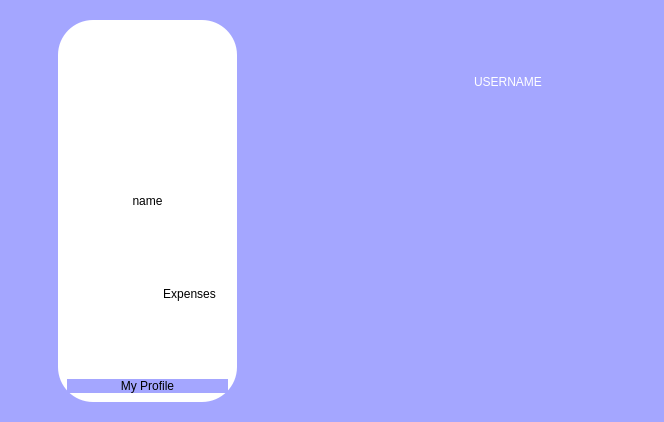
<?xml version="1.0" encoding="UTF-8"?>
<ui version="4.0">
 <class>profileDialog</class>
 <widget class="QDialog" name="profileDialog">
  <property name="geometry">
   <rect>
    <x>0</x>
    <y>0</y>
    <width>664</width>
    <height>422</height>
   </rect>
  </property>
  <property name="windowTitle">
   <string>Dialog</string>
  </property>
  <property name="styleSheet">
   <string notr="true">background-color:rgb(164,166,255);
color:rgb(48, 55, 63);</string>
  </property>
  <layout class="QHBoxLayout" name="horizontalLayout">
   <item>
    <layout class="QVBoxLayout" name="verticalLayout">
     <item>
      <widget class="QPushButton" name="pushButton_6">
       <property name="sizePolicy">
        <sizepolicy hsizetype="Preferred" vsizetype="Preferred">
         <horstretch>0</horstretch>
         <verstretch>0</verstretch>
        </sizepolicy>
       </property>
       <property name="styleSheet">
        <string notr="true">border:0px;</string>
       </property>
       <property name="text">
        <string/>
       </property>
      </widget>
     </item>
     <item>
      <widget class="QPushButton" name="pushButton_5">
       <property name="sizePolicy">
        <sizepolicy hsizetype="Preferred" vsizetype="Preferred">
         <horstretch>0</horstretch>
         <verstretch>0</verstretch>
        </sizepolicy>
       </property>
       <property name="styleSheet">
        <string notr="true">border:0px;</string>
       </property>
       <property name="text">
        <string/>
       </property>
      </widget>
     </item>
     <item>
      <widget class="QPushButton" name="pushbutton_home">
       <property name="sizePolicy">
        <sizepolicy hsizetype="Preferred" vsizetype="Preferred">
         <horstretch>0</horstretch>
         <verstretch>0</verstretch>
        </sizepolicy>
       </property>
       <property name="styleSheet">
        <string notr="true">border:0px;
image:url(:/res/Screenshot 2023-12-29 215945.png)</string>
       </property>
       <property name="text">
        <string/>
       </property>
      </widget>
     </item>
     <item>
      <widget class="QPushButton" name="pushbutton_calc">
       <property name="sizePolicy">
        <sizepolicy hsizetype="Preferred" vsizetype="Preferred">
         <horstretch>0</horstretch>
         <verstretch>0</verstretch>
        </sizepolicy>
       </property>
       <property name="styleSheet">
        <string notr="true">border:0px;
image: url(:/res/Screenshot 2023-12-29 215519.png)</string>
       </property>
       <property name="text">
        <string/>
       </property>
      </widget>
     </item>
     <item>
      <widget class="QPushButton" name="pushbutton_list">
       <property name="sizePolicy">
        <sizepolicy hsizetype="Preferred" vsizetype="Preferred">
         <horstretch>0</horstretch>
         <verstretch>0</verstretch>
        </sizepolicy>
       </property>
       <property name="styleSheet">
        <string notr="true">border:0px;
image: url(:/res/Screenshot 2023-12-29 215451.png)</string>
       </property>
       <property name="text">
        <string/>
       </property>
      </widget>
     </item>
     <item>
      <widget class="QPushButton" name="pushButton">
       <property name="sizePolicy">
        <sizepolicy hsizetype="Preferred" vsizetype="Preferred">
         <horstretch>0</horstretch>
         <verstretch>0</verstretch>
        </sizepolicy>
       </property>
       <property name="styleSheet">
        <string notr="true">border:0;</string>
       </property>
       <property name="text">
        <string/>
       </property>
      </widget>
     </item>
     <item>
      <widget class="QPushButton" name="pushButton_7">
       <property name="sizePolicy">
        <sizepolicy hsizetype="Preferred" vsizetype="Preferred">
         <horstretch>0</horstretch>
         <verstretch>0</verstretch>
        </sizepolicy>
       </property>
       <property name="styleSheet">
        <string notr="true">border:0px;</string>
       </property>
       <property name="text">
        <string/>
       </property>
      </widget>
     </item>
     <item>
      <widget class="QPushButton" name="pushButton_8">
       <property name="sizePolicy">
        <sizepolicy hsizetype="Preferred" vsizetype="Preferred">
         <horstretch>0</horstretch>
         <verstretch>0</verstretch>
        </sizepolicy>
       </property>
       <property name="styleSheet">
        <string notr="true">border:0px;</string>
       </property>
       <property name="text">
        <string/>
       </property>
      </widget>
     </item>
    </layout>
   </item>
   <item>
    <widget class="QStackedWidget" name="stackedWidget_4">
     <widget class="QWidget" name="page_7">
      <layout class="QHBoxLayout" name="horizontalLayout_2">
       <item>
        <widget class="QGroupBox" name="groupBox">
         <property name="styleSheet">
          <string notr="true">background-color:rgb(255,255,255);
color:rgb(0,0,0);
border-radius:35px;</string>
         </property>
         <property name="title">
          <string/>
         </property>
         <layout class="QVBoxLayout" name="verticalLayout_5">
          <item>
           <layout class="QVBoxLayout" name="verticalLayout_4">
            <item>
             <widget class="QFrame" name="frame">
              <property name="sizePolicy">
               <sizepolicy hsizetype="Preferred" vsizetype="Preferred">
                <horstretch>0</horstretch>
                <verstretch>0</verstretch>
               </sizepolicy>
              </property>
              <property name="styleSheet">
               <string notr="true">image: url(:/res/Screenshot 2023-09-24 212318.png);</string>
              </property>
              <property name="frameShape">
               <enum>QFrame::StyledPanel</enum>
              </property>
              <property name="frameShadow">
               <enum>QFrame::Raised</enum>
              </property>
             </widget>
            </item>
            <item>
             <widget class="QLabel" name="label">
              <property name="sizePolicy">
               <sizepolicy hsizetype="Preferred" vsizetype="Fixed">
                <horstretch>0</horstretch>
                <verstretch>0</verstretch>
               </sizepolicy>
              </property>
              <property name="styleSheet">
               <string notr="true">font: 700 12pt &quot;Segoe UI&quot;;</string>
              </property>
              <property name="text">
               <string>name</string>
              </property>
              <property name="alignment">
               <set>Qt::AlignCenter</set>
              </property>
             </widget>
            </item>
           </layout>
          </item>
          <item>
           <layout class="QVBoxLayout" name="verticalLayout_3">
            <item>
             <layout class="QVBoxLayout" name="verticalLayout_2">
              <item>
               <layout class="QHBoxLayout" name="horizontalLayout_4">
                <item>
                 <widget class="QFrame" name="frame_3">
                  <property name="styleSheet">
                   <string notr="true">image: url(:/res/Screenshot 2023-11-01 115658.png);</string>
                  </property>
                  <property name="frameShape">
                   <enum>QFrame::StyledPanel</enum>
                  </property>
                  <property name="frameShadow">
                   <enum>QFrame::Raised</enum>
                  </property>
                 </widget>
                </item>
                <item>
                 <widget class="QPushButton" name="pushbutton_expenses">
                  <property name="sizePolicy">
                   <sizepolicy hsizetype="Preferred" vsizetype="Preferred">
                    <horstretch>0</horstretch>
                    <verstretch>0</verstretch>
                   </sizepolicy>
                  </property>
                  <property name="styleSheet">
                   <string notr="true">font: 700 12pt &quot;Segoe UI&quot;;</string>
                  </property>
                  <property name="text">
                   <string>Expenses</string>
                  </property>
                 </widget>
                </item>
               </layout>
              </item>
             </layout>
            </item>
            <item>
             <widget class="QLabel" name="label_2">
              <property name="sizePolicy">
               <sizepolicy hsizetype="Preferred" vsizetype="Fixed">
                <horstretch>0</horstretch>
                <verstretch>0</verstretch>
               </sizepolicy>
              </property>
              <property name="styleSheet">
               <string notr="true">font: 700 12pt &quot;Segoe UI&quot;;
border-radius:10px;
color:rbg(0,0,0);
background-color:rgb(164,166,255);</string>
              </property>
              <property name="text">
               <string>My Profile</string>
              </property>
              <property name="alignment">
               <set>Qt::AlignCenter</set>
              </property>
             </widget>
            </item>
           </layout>
          </item>
         </layout>
        </widget>
       </item>
      </layout>
     </widget>
     <widget class="QWidget" name="page_8"/>
    </widget>
   </item>
   <item>
    <widget class="QStackedWidget" name="stackedWidget_2">
     <property name="currentIndex">
      <number>1</number>
     </property>
     <widget class="QWidget" name="page_3"/>
     <widget class="QWidget" name="page_4">
      <layout class="QVBoxLayout" name="verticalLayout_6">
       <item>
        <widget class="QFrame" name="frame_5">
         <property name="styleSheet">
          <string notr="true">border:0px;
image: url(:/res/Screenshot 2023-12-29 215541.png);</string>
         </property>
         <property name="frameShape">
          <enum>QFrame::StyledPanel</enum>
         </property>
         <property name="frameShadow">
          <enum>QFrame::Raised</enum>
         </property>
        </widget>
       </item>
       <item>
        <widget class="QFrame" name="frame_6">
         <property name="styleSheet">
          <string notr="true">border:0px;
</string>
         </property>
         <property name="frameShape">
          <enum>QFrame::StyledPanel</enum>
         </property>
         <property name="frameShadow">
          <enum>QFrame::Raised</enum>
         </property>
        </widget>
       </item>
       <item>
        <widget class="QFrame" name="frame_7">
         <property name="styleSheet">
          <string notr="true">border:0px;
</string>
         </property>
         <property name="frameShape">
          <enum>QFrame::StyledPanel</enum>
         </property>
         <property name="frameShadow">
          <enum>QFrame::Raised</enum>
         </property>
        </widget>
       </item>
      </layout>
     </widget>
    </widget>
   </item>
   <item>
    <widget class="QStackedWidget" name="stackedWidget">
     <property name="sizePolicy">
      <sizepolicy hsizetype="Preferred" vsizetype="Preferred">
       <horstretch>0</horstretch>
       <verstretch>0</verstretch>
      </sizepolicy>
     </property>
     <property name="styleSheet">
      <string notr="true">color:rgb(255,255,255);</string>
     </property>
     <widget class="QWidget" name="page">
      <layout class="QVBoxLayout" name="verticalLayout_7">
       <item>
        <widget class="QFrame" name="frame_8">
         <property name="styleSheet">
          <string notr="true">border:0px;
</string>
         </property>
         <property name="frameShape">
          <enum>QFrame::StyledPanel</enum>
         </property>
         <property name="frameShadow">
          <enum>QFrame::Raised</enum>
         </property>
         <layout class="QHBoxLayout" name="horizontalLayout_6">
          <item>
           <layout class="QVBoxLayout" name="verticalLayout_8">
            <item>
             <widget class="QLabel" name="label_4">
              <property name="text">
               <string>USERNAME</string>
              </property>
             </widget>
            </item>
           </layout>
          </item>
         </layout>
        </widget>
       </item>
       <item>
        <widget class="QFrame" name="frame_9">
         <property name="styleSheet">
          <string notr="true">border:0px;
</string>
         </property>
         <property name="frameShape">
          <enum>QFrame::StyledPanel</enum>
         </property>
         <property name="frameShadow">
          <enum>QFrame::Raised</enum>
         </property>
        </widget>
       </item>
       <item>
        <widget class="QFrame" name="frame_10">
         <property name="styleSheet">
          <string notr="true">border:0px;
</string>
         </property>
         <property name="frameShape">
          <enum>QFrame::StyledPanel</enum>
         </property>
         <property name="frameShadow">
          <enum>QFrame::Raised</enum>
         </property>
        </widget>
       </item>
      </layout>
     </widget>
     <widget class="QWidget" name="page_2"/>
    </widget>
   </item>
  </layout>
 </widget>
 <resources/>
 <connections/>
</ui>
